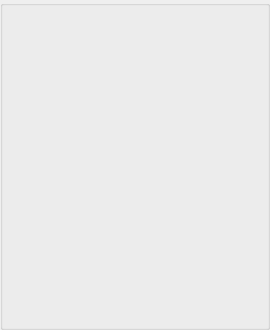
  <widget class="GroupBox" name="groupBox_2">
   <property name="geometry">
    <rect>
     <x>0</x>
     <y>10</y>
     <width>270</width>
     <height>330</height>
    </rect>
   </property>
   <widget class="ButtonGroup" name="buttonGroup_Start">
    <property name="geometry">
     <rect>
      <x>0</x>
      <y>0</y>
      <width>270</width>
      <height>60</height>
     </rect>
    </property>
    <property name="expand" stdset="0">
     <bool>false</bool>
    </property>
    <property name="expandHeight">
     <number>270</number>
    </property>
    <property name="groupName">
     <string>Start</string>
    </property>
    <widget class="TrigButton" name="trigButton_emergency">
     <property name="geometry">
      <rect>
       <x>140</x>
       <y>170</y>
       <width>90</width>
       <height>80</height>
      </rect>
     </property>
     <property name="font">
      <font>
       <pointsize>10</pointsize>
       <weight>50</weight>
       <italic>false</italic>
       <bold>false</bold>
      </font>
     </property>
     <property name="styleSheet">
      <string notr="true">font: 10pt;</string>
     </property>
     <property name="text">
      <string>WorkList</string>
     </property>
     <property name="buttonId">
      <number>1008</number>
     </property>
    </widget>
    <widget class="TrigButton" name="trigButton_newPatient">
     <property name="geometry">
      <rect>
       <x>30</x>
       <y>70</y>
       <width>90</width>
       <height>80</height>
      </rect>
     </property>
     <property name="font">
      <font>
       <pointsize>10</pointsize>
       <weight>50</weight>
       <italic>false</italic>
       <bold>false</bold>
      </font>
     </property>
     <property name="styleSheet">
      <string notr="true">font: 10pt;</string>
     </property>
     <property name="text">
      <string>New Patient</string>
     </property>
     <property name="buttonId">
      <number>1007</number>
     </property>
    </widget>
    <widget class="TrigButton" name="trigButton_prevPatient">
     <property name="geometry">
      <rect>
       <x>140</x>
       <y>70</y>
       <width>90</width>
       <height>80</height>
      </rect>
     </property>
     <property name="font">
      <font>
       <pointsize>10</pointsize>
       <weight>50</weight>
       <italic>false</italic>
       <bold>false</bold>
      </font>
     </property>
     <property name="styleSheet">
      <string notr="true">font: 10pt;</string>
     </property>
     <property name="text">
      <string>Prev. Patient</string>
     </property>
     <property name="buttonId">
      <number>1009</number>
     </property>
    </widget>
    <widget class="TrigButton" name="trigButton_worklist">
     <property name="geometry">
      <rect>
       <x>30</x>
       <y>170</y>
       <width>90</width>
       <height>80</height>
      </rect>
     </property>
     <property name="font">
      <font>
       <pointsize>10</pointsize>
       <weight>50</weight>
       <italic>false</italic>
       <bold>false</bold>
      </font>
     </property>
     <property name="styleSheet">
      <string notr="true">font: 10pt;</string>
     </property>
     <property name="text">
      <string>Emergency</string>
     </property>
     <property name="buttonId">
      <number>1202</number>
     </property>
    </widget>
   </widget>
   <widget class="ButtonGroup" name="buttonGroup_Application">
    <property name="geometry">
     <rect>
      <x>0</x>
      <y>60</y>
      <width>270</width>
      <height>60</height>
     </rect>
    </property>
    <property name="styleSheet">
     <string notr="true"/>
    </property>
    <property name="expand" stdset="0">
     <bool>false</bool>
    </property>
    <property name="expandHeight">
     <number>270</number>
    </property>
    <property name="groupName">
     <string>Application</string>
    </property>
    <widget class="RadioButton" name="radioButton">
     <property name="geometry">
      <rect>
       <x>30</x>
       <y>70</y>
       <width>90</width>
       <height>80</height>
      </rect>
     </property>
     <property name="styleSheet">
      <string notr="true">font: 10pt;</string>
     </property>
     <property name="text">
      <string>Ortho-Adipose</string>
     </property>
    </widget>
    <widget class="RadioButton" name="radioButton_2">
     <property name="geometry">
      <rect>
       <x>140</x>
       <y>70</y>
       <width>90</width>
       <height>80</height>
      </rect>
     </property>
     <property name="styleSheet">
      <string notr="true">font: 10pt;</string>
     </property>
     <property name="text">
      <string>Ortho-Paediatic</string>
     </property>
    </widget>
    <widget class="RadioButton" name="radioButton_3">
     <property name="geometry">
      <rect>
       <x>30</x>
       <y>170</y>
       <width>90</width>
       <height>80</height>
      </rect>
     </property>
     <property name="styleSheet">
      <string notr="true">font: 10pt;</string>
     </property>
     <property name="text">
      <string>Ortho-Extremity</string>
     </property>
    </widget>
    <widget class="RadioButton" name="radioButton_4">
     <property name="geometry">
      <rect>
       <x>140</x>
       <y>170</y>
       <width>90</width>
       <height>80</height>
      </rect>
     </property>
     <property name="styleSheet">
      <string notr="true">font: 10pt;</string>
     </property>
     <property name="text">
      <string>Ortho-Standard</string>
     </property>
    </widget>
   </widget>
  </widget>
